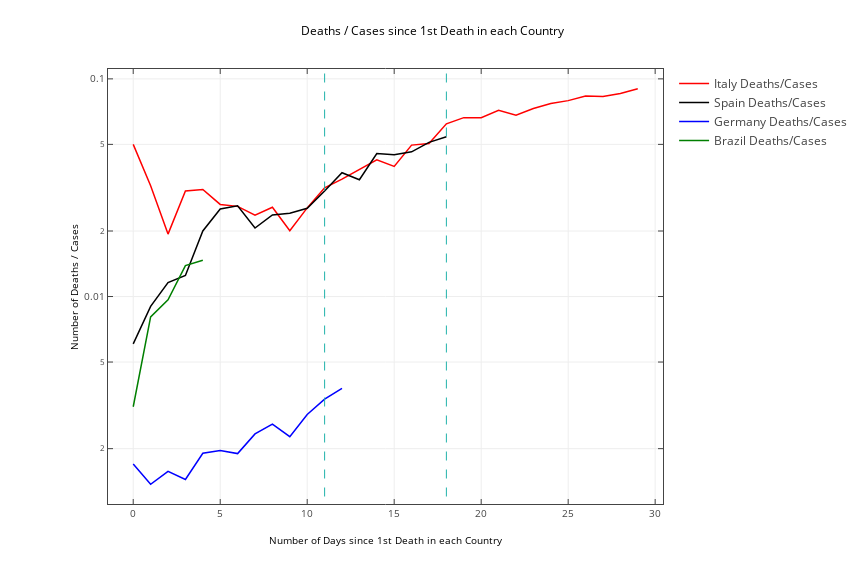

The code cell stored with this chart in its notebook:
### Markdown cell above
### Mortes / Casos Confirmados

### Code cell
fig=plt.figure(figsize=(12,8))
plt.yscale('log')
plt.xlabel('Number of Days since 1st Death in each Country')
plt.ylabel('Number of Deaths / Cases')
plt.title('Deaths / Cases since 1st Death in each Country')
plt.grid()

## Italy
plt.plot(Italy_death_rate, 'r', label='Italy Deaths/Cases')

## Spain
plt.plot(Spain_death_rate, 'k', label='Spain Deaths/Cases')

## Germany
plt.plot(Germany_death_rate, 'b', label='Germany Deaths/Cases')

## Brazil
plt.plot(Brazil_death_rate, 'g', label='Brazil Deaths/Cases')

# Transfomr to Plotlly
plotly_fig = tls.mpl_to_plotly(fig)
shapes = list()
for i in (11, 18):
    shapes.append({'type': 'line',
                   'xref': 'x',
                   'yref': 'y',
                   'x0': i,
                   'y0': 0,
                   'x1': i,
                   'y1': 10000000,
                   'line' : dict(color="LightSeaGreen", 
                            width=1,
                            dash="dash",)},
                 )
                
plotly_fig.layout.update(showlegend=True, shapes=shapes)
plotly.offline.iplot(plotly_fig)

### Figure 1 — Plotly figure (JSON) as saved in the notebook; plotly's stock layout.template omitted (floating-point values rounded to 4 significant figures)
{"data": [{"line": {"color": "rgba (255, 0, 0, 1)", "dash": "solid", "width": 1.5}, "mode": "lines", "name": "Italy Deaths/Cases", "type": "scatter", "uid": "49f238b8-28c5-4df4-b916-21746abc3172", "x": [0, 1, 2, 3, 4, 5, 6, 7, 8, 9, 10, 11, 12, 13, 14, 15, 16, 17, 18, 19, 20, 21, 22, 23, 24, 25, 26, 27, 28, 29], "xaxis": "x", "y": [0.05, 0.03226, 0.01935, 0.03057, 0.03106, 0.02649, 0.02595, 0.02365, 0.02571, 0.02007, 0.02554, 0.03157, 0.03464, 0.03836, 0.04249, 0.03961, 0.04963, 0.05048, 0.06217, 0.06636, 0.06636, 0.07169, 0.06811, 0.0731, 0.07713, 0.07945, 0.08339, 0.08298, 0.08575, 0.09006], "yaxis": "y"}, {"line": {"color": "rgba (0, 0, 0, 1)", "dash": "solid", "width": 1.5}, "mode": "lines", "name": "Spain Deaths/Cases", "type": "scatter", "uid": "76703bc3-22c4-4f2f-989d-e613e1e8b780", "x": [0, 1, 2, 3, 4, 5, 6, 7, 8, 9, 10, 11, 12, 13, 14, 15, 16, 17, 18], "xaxis": "x", "y": [0.006061, 0.009009, 0.01158, 0.0125, 0.02, 0.02526, 0.0261, 0.02065, 0.02372, 0.02415, 0.02542, 0.03051, 0.03706, 0.0344, 0.04537, 0.04479, 0.04621, 0.0511, 0.05419], "yaxis": "y"}, {"line": {"color": "rgba (0, 0, 255, 1)", "dash": "solid", "width": 1.5}, "mode": "lines", "name": "Germany Deaths/Cases", "type": "scatter", "uid": "d8b79877-b13f-4e94-b9d6-9a71c3e0ccb6", "x": [0, 1, 2, 3, 4, 5, 6, 7, 8, 9, 10, 11, 12], "xaxis": "x", "y": [0.001701, 0.001373, 0.001572, 0.001444, 0.001905, 0.001963, 0.001898, 0.002338, 0.002593, 0.002271, 0.002872, 0.003376, 0.003782], "yaxis": "y"}, {"line": {"color": "rgba (0, 127, 0, 1)", "dash": "solid", "width": 1.5}, "mode": "lines", "name": "Brazil Deaths/Cases", "type": "scatter", "uid": "cb39252e-6fc5-401b-b57a-6beb3a1507df", "x": [0, 1, 2, 3, 4], "xaxis": "x", "y": [0.003115, 0.008065, 0.009662, 0.01387, 0.01469], "yaxis": "y"}], "layout": {"autosize": false, "height": 576, "hovermode": "closest", "margin": {"b": 72, "l": 108, "pad": 0, "r": 86, "t": 69}, "shapes": [{"line": {"color": "LightSeaGreen", "dash": "dash", "width": 1}, "type": "line", "x0": 11, "x1": 11, "xref": "x", "y0": 0, "y1": 10000000, "yref": "y"}, {"line": {"color": "LightSeaGreen", "dash": "dash", "width": 1}, "type": "line", "x0": 18, "x1": 18, "xref": "x", "y0": 0, "y1": 10000000, "yref": "y"}], "showlegend": true, "title": {"font": {"color": "#000000", "size": 12}, "text": "Deaths / Cases since 1st Death in each Country"}, "width": 864, "xaxis": {"anchor": "y", "domain": [0, 1], "mirror": "ticks", "nticks": 9, "range": [-1.45, 30.45], "showgrid": true, "showline": true, "side": "bottom", "tickfont": {"size": 10}, "ticks": "inside", "title": {"font": {"color": "#000000", "size": 10}, "text": "Number of Days since 1st Death in each Country"}, "type": "linear", "zeroline": false}, "yaxis": {"anchor": "x", "domain": [0, 1], "mirror": "ticks", "nticks": 6, "range": [-2.953, -0.9546], "showgrid": true, "showline": true, "side": "left", "tickfont": {"size": 10}, "ticks": "inside", "title": {"font": {"color": "#000000", "size": 10}, "text": "Number of Deaths / Cases"}, "type": "log", "zeroline": false}}}
